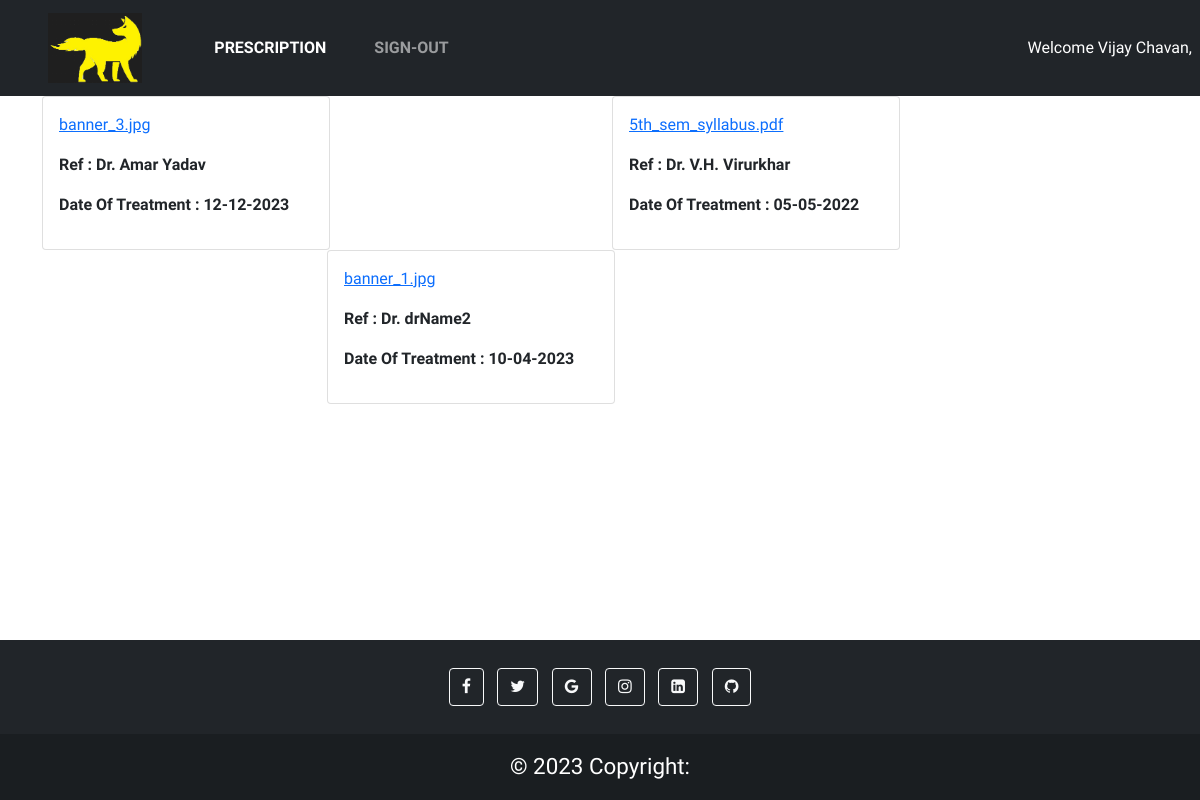
Screenshot of /prescription.php (signed in) with the database file from the repository.
### tables this page shows
CREATE TABLE `prescription` (
  `id` int(10) NOT NULL,
  `DoctorName` varchar(100) NOT NULL,
  `Document` varchar(1000) NOT NULL,
  `GiveRights` varchar(10000) NOT NULL,
  `DateOfPerformance` varchar(100) NOT NULL,
  `DocumentType` varchar(1000) NOT NULL,
  `DocumentPriority` int(10) NOT NULL
);

### prescription.php (the view, shortened to what this page needs)
<?php
            $servername = "localhost";
            $username = "root";
            $password = "";
            $database = "researchpaper";
            $conn = new mysqli($servername, $username, $password, $database);
            if ($conn->connect_error) {
            }
            else {
                        ?>
<!DOCTYPE html>
<html lang="en">
<head>
    <link href="https://cdn.jsdelivr.net/npm/bootstrap@5.1.3/dist/css/bootstrap.min.css" rel="stylesheet"
>
    <link rel="stylesheet" href="https://cdnjs.cloudflare.com/ajax/libs/font-awesome/4.7.0/css/font-awesome.min.css">
</head>
<body>
    <div class="bg-dark navbar-dark">
        <nav class="navbar navbar-expand-lg">
            <div class="container-fluid pe-lg-2 p-0"> <a class="navbar-brand ms-5" href="#"><img src="Images/logo.png"
                        height="70vh"></a>
                <div class="collapse navbar-collapse" id="navbarSupportedContent">
                    <ul class="navbar-nav ms-5 mb-2 mb-lg-0">
                        <?php
                            if($_SESSION['Role'] == 'Admin' || $_SESSION['Role'] == 'admin') { ?>
                        <li class="nav-item"> <a class="nav-link pe-3 me-4 fw-bold" aria-current="page"
                                href="./index.php">DASHBOARD</a> </li>
                        <li class="nav-item"> <a class="nav-link pe-3 me-4 fw-bold" href="./reports.php">REPORTS</a>
                        </li>
                        <li class="nav-item"> <a class="nav-link pe-3 me-4 fw-bold active"
                                href="./prescription.php">PRESCRIPTION</a></li>
                        <li class="nav-item"> <a class="nav-link pe-3 me-4 fw-bold" href="#">MEDICLAIM DETAILS</a></li>
                        <li class="nav-item"> <a class="nav-link pe-3 me-4 fw-bold" href="./UploadDocument.php">UPLOAD
                                DOCUMENTS</a></li>
                        <?php    }
                            elseif($_SESSION['Role'] == 'Pharmacist' || $_SESSION['Role'] == 'pharmacist') { ?>
                        <li class="nav-item"> <a class="nav-link pe-3 me-4 fw-bold active"
                                href="./prescription.php">PRESCRIPTION</a></li>
                        <?php    }
                            else{ ?>
                        <li class="nav-item"> <a class="nav-link pe-3 me-4 fw-bold" href="#">MEDICLAIM DETAILS</a></li>
                        <?php    }
                        ?>
                        <?php if(!isset($_SESSION['isLogin'])) { ?>
                        <li class="nav-item"> <a class="nav-link pe-3 me-4 fw-bold" href="./login.php">LOGIN</a> </li>
                        <?php } else { ?>
                        <li class="nav-item"> <a class="nav-link pe-3 me-4 fw-bold" href="./signout.php">SIGN-OUT</a>
                        </li>
                        <?php } ?>
                    </ul>
                    <ul class="navbar-nav icons ms-auto mb-2 mb-lg-0">
                        <?php if(isset($_SESSION['isLogin'])) { ?>
                        <li id="message" style="color:white;" class="fs-bold">Welcome
                            <?php echo $_SESSION['Name'];?>,
                            <?php } ?>
                        </li>
                    </ul>
                </div>
            </div>
        </nav>
    </div>
    <div class="container">
        <div class="row">
            <?php
            try {
                $sql = "SELECT * FROM `prescription`;";
                $result = $conn->query($sql);
                while($row = $result->fetch_assoc()) {
                    $ArrToStr = array($row['GiveRights']);
                    foreach($ArrToStr as $x){
                        $x_Array = explode(",",$x);
                        foreach($x_Array as $z){
                            if(strcmp($_SESSION['Name'],trim($z)) == 0){
                            ?>
                                <div class="col-xxl-3 col-md-6 col-xs-12 container-fluid">
                                    <div class="card" style="max-width: 18rem;">
                                        <div class="card-body">
                                            <p class="card-text">
                                                <a href="?performTask=1&myTable=prescription&myId=<?php echo $row['id'] ?>" onclick="openMultipleLinks(<?php echo $row['id']; ?>, '<?php echo $row['Document']; ?>')">
                                                        <?php echo $row['Document'];
                                                        ?>
                                                </a>
                                            </p>
                                            <p class="card-text">
                                                <strong>Ref :</strong> <b><?php echo $row['DoctorName']; ?></b>
                                            </p>
                                            <p class="card-text">
                                                <strong>Date Of Treatment :</strong> <b>
                                                    <?php echo $row['DateOfPerformance'];
                                                    ?>
                                                </b>
                                            </p>
                                        </div>
                                    </div>
                                </div>
                            <?php
                            }
                        }
                        ?>
                        <?php
                    }
                }
            }
            catch(Exception $e) {
                echo "some error occured";
            }
        ?>
        </div>
    </div>
    <footer class="bg-dark text-center text-white">
        <div class="container p-4 pb-0">
            <section class="mb-4">
                <a class="btn btn-outline-light btn-floating m-1" href="#!" role="button"><i
                        class="fa fa-facebook-f"></i></a>
                <a class="btn btn-outline-light btn-floating m-1" href="#!" role="button"><i
                        class="fa fa-twitter"></i></a>
                <a class="btn btn-outline-light btn-floating m-1" href="#!" role="button"><i
                        class="fa fa-google"></i></a>
                <a class="btn btn-outline-light btn-floating m-1" href="#!" role="button"><i
                        class="fa fa-instagram"></i></a>
                <a class="btn btn-outline-light btn-floating m-1" href="#!" role="button"><i
                        class="fa fa-linkedin-square"></i></a>
                <a class="btn btn-outline-light btn-floating m-1" href="#!" role="button"><i
                        class="fa fa-github"></i></a>
            </section>
        </div>
        <div class="text-center p-3" style="background-color: rgba(0, 0, 0, 0.2);">
            © 2023 Copyright:
        </div>
    </footer>
    <?php
} ?>
</body>
</html>

### prescription.php (style rules this page uses)
* { margin: 0; padding: 0; box-sizing: border-box; font-family: 'Varela Round', sans-serif; }
body { height: 100vh; display: flex; flex-direction: column; }
footer { width: 100%; margin-top: auto; }
footer div { font-size: 1.4rem; }

### rows the page displays
prescription: Document "banner_3.jpg", DoctorName "Dr. Amar Yadav", DateOfPerformance "12-12-2023"
prescription: Document "5th_sem_syllabus.pdf", DoctorName "Dr. V.H. Virurkhar", DateOfPerformance "05-05-2022"
prescription: Document "banner_1.jpg", DoctorName "Dr. drName2", DateOfPerformance "10-04-2023"

### other values shown
$_SESSION['Name'] "Vijay Chavan"
